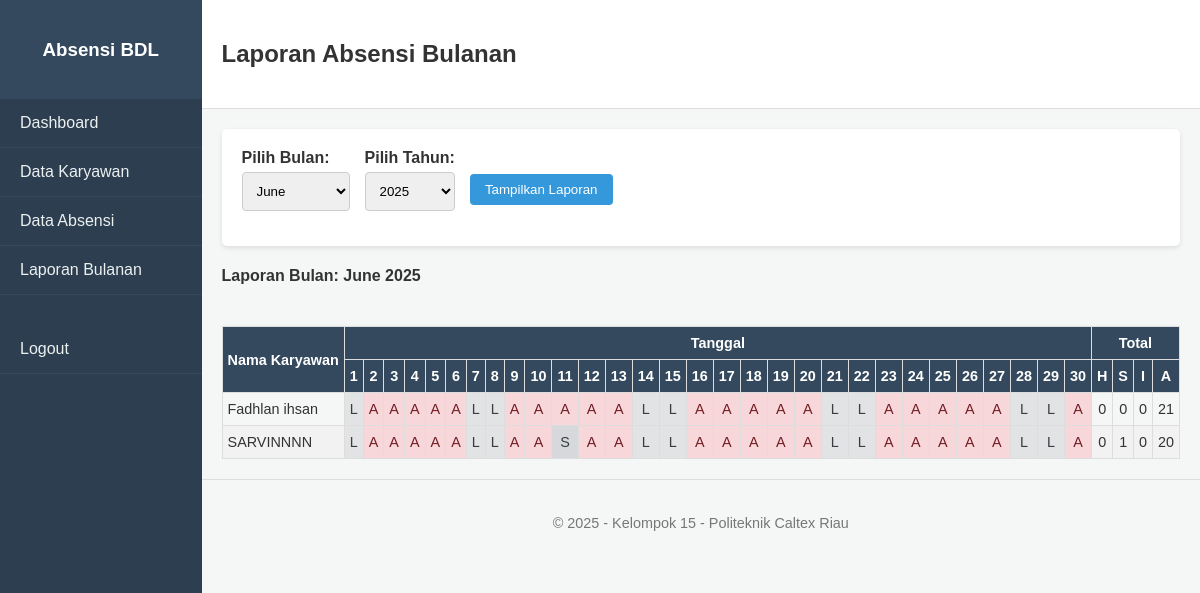
Screenshot of /laporan/bulanan.php (signed in) with the database file from the repository.
### tables this page shows
CREATE TABLE `karyawan` (
  `id_karyawan` int(11) NOT NULL,
  `nik` varchar(50) NOT NULL,
  `nama_lengkap` varchar(255) NOT NULL,
  `id_jabatan` int(11) NOT NULL,
  `nomor_telepon` varchar(20) DEFAULT NULL,
  `alamat` text DEFAULT NULL,
  `status_karyawan` enum('Aktif','Tidak Aktif') NOT NULL DEFAULT 'Aktif',
  `tanggal_dibuat` timestamp NOT NULL DEFAULT current_timestamp()
);

### laporan/bulanan.php (the view, shortened to what this page needs)
<?php
include '../template/header.php';
$bulan = isset($_GET['bulan']) ? $_GET['bulan'] : date('m');
$tahun = isset($_GET['tahun']) ? $_GET['tahun'] : date('Y');
$nama_bulan = DateTime::createFromFormat('!m', $bulan)->format('F');
$jumlah_hari = cal_days_in_month(CAL_GREGORIAN, $bulan, $tahun);
?>
<div class="content">
    <div class="form-input" style="margin-bottom: 20px;">
        <form method="get" action="bulanan.php">
            <div style="display: flex; gap: 15px; align-items: center;">
                <div class="form-group">
                    <label for="bulan">Pilih Bulan:</label>
                    <select name="bulan" id="bulan">
                        <?php
                        for ($i = 1; $i <= 12; $i++) {
                            $selected = ($i == $bulan) ? 'selected' : '';
                            echo "<option value='" . str_pad($i, 2, '0', STR_PAD_LEFT) . "' $selected>" . DateTime::createFromFormat('!m', $i)->format('F') . "</option>";
                        }
                        ?>
                    </select>
                </div>
                <div class="form-group">
                    <label for="tahun">Pilih Tahun:</label>
                    <select name="tahun" id="tahun">
                        <?php
                        for ($i = date('Y'); $i >= date('Y') - 5; $i--) {
                            $selected = ($i == $tahun) ? 'selected' : '';
                            echo "<option value='$i' $selected>$i</option>";
                        }
                        ?>
                    </select>
                </div>
                <div class="form-group" style="margin-top:20px;">
                    <button type="submit" class="btn btn-primary">Tampilkan Laporan</button>
                </div>
            </div>
        </form>
    </div>
    <h4>Laporan Bulan: <?php echo $nama_bulan . " " . $tahun; ?></h4>
    <div class="table-responsive">
        <table class="data-table report-table">
            <thead>
                <tr>
                    <th rowspan="2">Nama Karyawan</th>
                    <th colspan="<?php echo $jumlah_hari; ?>">Tanggal</th>
                    <th colspan="4">Total</th>
                </tr>
                <tr>
                    <?php for ($i = 1; $i <= $jumlah_hari; $i++) echo "<th>$i</th>"; ?>
                    <th>H</th>
                    <th>S</th>
                    <th>I</th>
                    <th>A</th>
                </tr>
            </thead>
            <tbody>
                <?php
                $karyawan_query = "SELECT id_karyawan, nama_lengkap FROM karyawan WHERE status_karyawan = 'Aktif' ORDER BY nama_lengkap";
                $karyawan_result = mysqli_query($koneksi, $karyawan_query);
                $absensi_query = "SELECT id_karyawan, tanggal_absensi, status_kehadiran FROM absensi WHERE MONTH(tanggal_absensi) = '$bulan' AND YEAR(tanggal_absensi) = '$tahun'";
                $absensi_result = mysqli_query($koneksi, $absensi_query);
                $data_absensi = [];
                while ($row = mysqli_fetch_assoc($absensi_result)) {
                    $tanggal = date('j', strtotime($row['tanggal_absensi']));
                    $data_absensi[$row['id_karyawan']][$tanggal] = $row['status_kehadiran'];
                }
                while ($karyawan = mysqli_fetch_assoc($karyawan_result)) {
                    $id_karyawan = $karyawan['id_karyawan'];
                    echo "<tr><td>" . htmlspecialchars($karyawan['nama_lengkap']) . "</td>";
                    $total_hadir = $total_sakit = $total_izin = $total_alpha = 0;
                    for ($hari = 1; $hari <= $jumlah_hari; $hari++) {
                        $status = '-';
                        if (isset($data_absensi[$id_karyawan][$hari])) {
                            $status_db = $data_absensi[$id_karyawan][$hari];
                            if ($status_db == 'Hadir') { $status = 'H'; $total_hadir++; }
                            elseif ($status_db == 'Sakit') { $status = 'S'; $total_sakit++; }
                            elseif ($status_db == 'Izin') { $status = 'I'; $total_izin++; }
                        } else {
                            $nama_hari = date('N', strtotime("$tahun-$bulan-$hari"));
                            if ($nama_hari == 6 || $nama_hari == 7) {
                                $status = 'L';
                            } else {
                                $status = 'A';
                                $total_alpha++;
                            }
                        }
                        echo "<td class='status-cell-$status'>$status</td>";
                    }
                    echo "<td>$total_hadir</td>";
                    echo "<td>$total_sakit</td>";
                    echo "<td>$total_izin</td>";
                    echo "<td>$total_alpha</td>";
                    echo "</tr>";
                }
                ?>
            </tbody>
        </table>
    </div>
</div>
<?php include '../template/footer.php'; ?>

### css/style.css (style rules this page uses)
body { font-family: Arial, sans-serif; margin: 0; background-color: #f4f7f6; color: #333; }
.btn { padding: 8px 15px; border-radius: 4px; color: white; border: none; cursor: pointer; }
.btn-primary { background-color: #3498db; }
.data-table { width: 100%; border-collapse: collapse; margin-top: 20px; box-shadow: 0 2px 5px rgba(0,0,0,0.1); }
.data-table th, .data-table td { border: 1px solid #ddd; padding: 12px; text-align: left; }
.data-table thead { background-color: #34495e; color: white; }
.data-table tbody tr:nth-child(even) { background-color: #f2f2f2; }
.form-input { background-color: #fff; padding: 20px; border-radius: 5px; box-shadow: 0 2px 5px rgba(0,0,0,0.1); }
.form-group { margin-bottom: 15px; }
.form-group label { display: block; margin-bottom: 5px; font-weight: bold; }
.form-group input[type="text"], .form-group input[type="tel"], .form-group select, .form-group textarea { width: 100%; padding: 10px; border: 1px solid #ccc; border-radius: 4px; box-sizing: border-box; }
.table-responsive { width: 100%; overflow-x: auto; }
.report-table { white-space: nowrap; }
.report-table th, .report-table td { text-align: center; font-size: 0.9em; padding: 8px 5px; }
.report-table th[rowspan="2"] { vertical-align: middle; }
.report-table td:first-child { text-align: left; }
.status-cell-S { background-color: #d6d8db; color: #383d41; }
.status-cell-A { background-color: #f8d7da; color: #721c24; }
.status-cell-L { background-color: #e2e3e5; color: #383d41; }

### rows the page displays
karyawan: nama_lengkap "Fadhlan ihsan", status "L", status "A", total_hadir "0", total_sakit "0", total_izin "0", total_alpha "21"
karyawan: nama_lengkap "SARVINNNN", status "L", status "A", id_karyawan "S", total_hadir "0", total_sakit "1", total_izin "0", total_alpha "20"

### other values shown
$page_title "Laporan Absensi Bulanan"
$nama_bulan "June"
$tahun "2025"
form field bulan "June"
form field tahun "2025"
